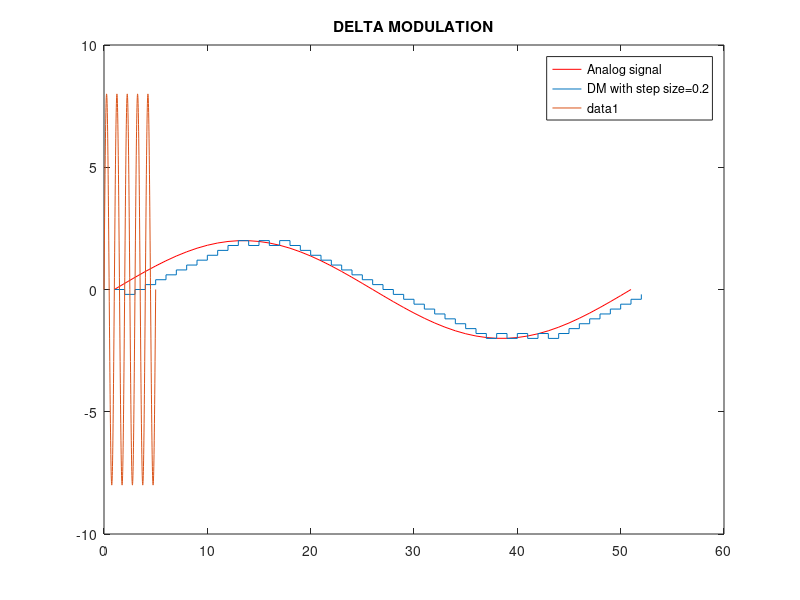

The MATLAB script that drew this image: (Note: this script raises an error after producing the figure.)
%% Delta Modulation 

clc;
close all;

a=2;
t=0:2*pi/50:2*pi;
x=a*sin(t);
l=length(x);
plot(x,'r');
delta=0.2;

hold on
xn=0;

for i=1:l
    if(x(i)>xn(i))
        d(i)=1;
        xn(i+1)=xn(i)+delta;
    else
    d(i)=0;
    xn(i+1)=xn(i)-delta;
    end
end
stairs(xn);
hold on;
legend('Analog signal','DM with step size=0.2')
title('DELTA MODULATION')

%% Adaptive Delta Modulation
clc;
close all;
td=0.01;
ts=0.02;
t=0:td:5;
x=8*sin(2*pi*t);
delta=0.1;
figure(1);
plot(t,x);
ADMout=adeltamod(x,delta,td,ts);
figure(2);
plot(t,ADMout);

function [ADMout]=adeltamod(sig_in,delta,td,ts)
if(round(ts/td)>=2)
    Nfac=round(ts/td);
    xsig=downsample(sig_in,Nfac);
    Lxsig=length(xsig);
    Lxin=length(sig_in);

    ADMout=zeros(Lxin);

    cnt1=0;
    cnt2=0;
    sum=0;

    for i=1:Lxsig

        if(xsig(i)==sum)
        elseif(xsig(i)>sum)
            if(cnt1<2)
                sum=sum+delta;
            elseif(cnt1==2)
                sum=sum+2*delta;
            elseif(cnt1==3)
                sum=sum+4*delta;
            else
                sum=sum+8*delta;
            end
            if(sum<xsig(i))
                cnt1=cnt1+1;
            else
                cnt1=0;
            end
        else
            if(cnt2<2)
                sum=sum-delta;
            elseif(cnt2==2)
                sum=sum-2*delta;
            elseif(cnt2==3)
                sum=sum-4*delta;
            else
                sum=sum-8*delta;
            end
            if(sum>xsig(i))
                cnt2=cnt2+1;
            else
                cnt2=0;
            end
        end
        ADMout(((i-1)*Nfac+1):(i*Nfac))=sum;
    end
end
end
